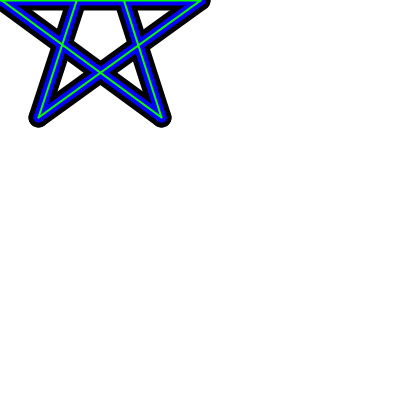
Frame 1 (no input)
Frame 60 (the mouse pressed at the canvas centre just before this capture): identical to frame 1, image omitted
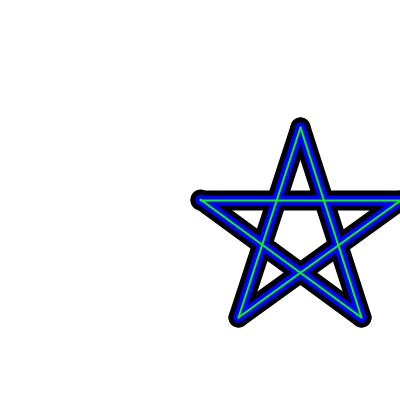
Frame 120 (the mouse held since frame 60 and released just before this capture)

The Processing sketch that drew these frames (run headless with seeded random() and noise(); from frame 60 on, the mouse is pressed at the canvas centre):

// Processing sketch: sketch_140606_20
// ── sketch_140606_20.pde
void setup() {
size(400, 400);
smooth();
}
void draw() {
background(255);
stroke(0);
translate(mouseX, mouseY);
foo(20,color(0,0,0));
foo(10,color(0,0,255));
foo(2,color(0,255,0));
}

void foo(int w,color c){
  pushMatrix();
  for(int i = 0; i<5; i++){
    stroke(c);
    strokeWeight(w);
    line(0,0,200,0);
    translate(200,0);
    rotate(radians(180-36));
  }
  popMatrix();
}
